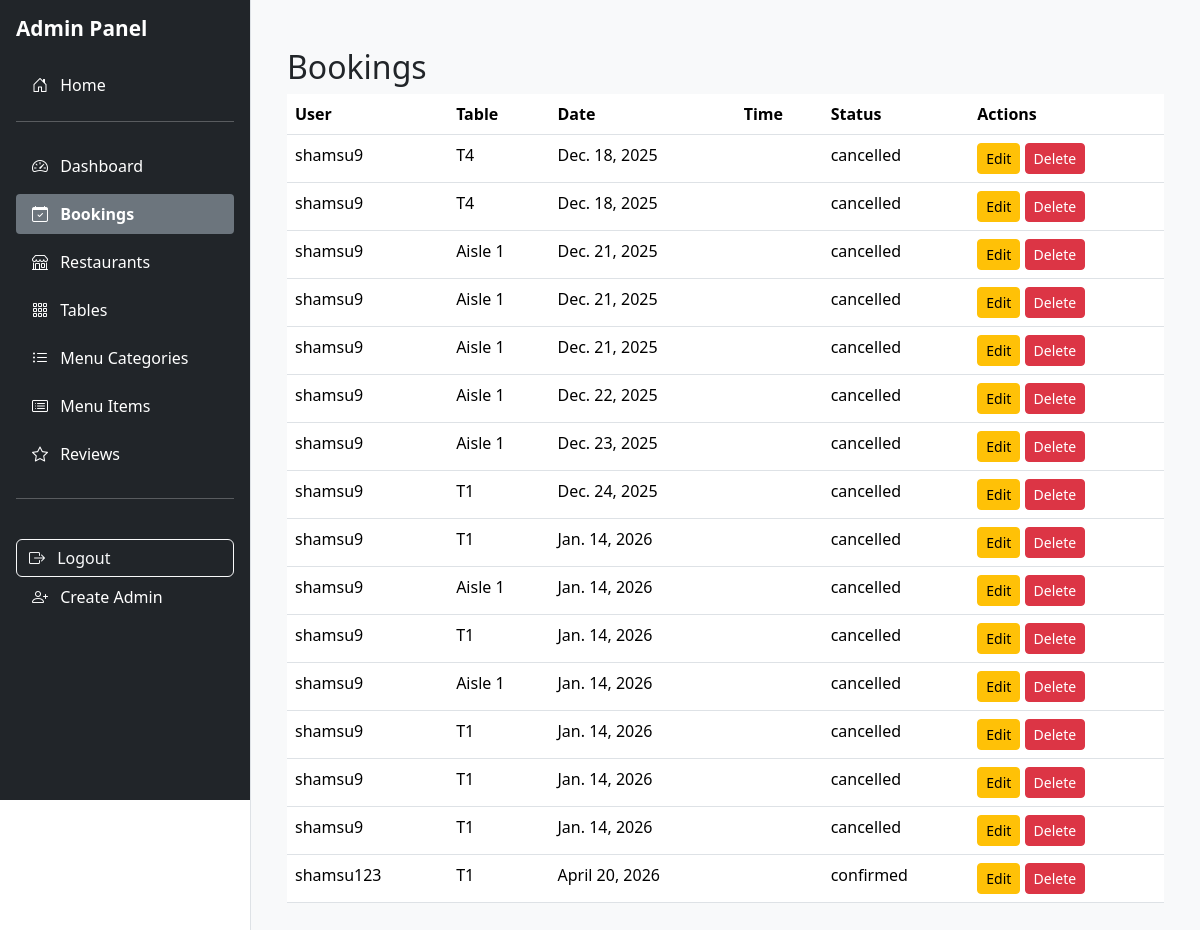
Screenshot of /adminpanel/bookings/ (signed in) with the database file from the repository.
### bookings/models.py (models this page shows, shortened)
class Booking(models.Model):
    user = models.ForeignKey(settings.AUTH_USER_MODEL, on_delete=models.CASCADE, related_name='bookings')
    restaurant = models.ForeignKey(Restaurant, on_delete=models.CASCADE, related_name='bookings')
    table = models.ForeignKey(Table, on_delete=models.CASCADE, related_name='bookings')
    date = models.DateField()
    start_time = models.TimeField()
    end_time = models.TimeField()
    party_size = models.PositiveIntegerField()
    created_at = models.DateTimeField(auto_now_add=True)
    STATUS_CHOICES = [
        ('confirmed', 'Confirmed'),
        ('cancelled', 'Cancelled'),
    ]
    status = models.CharField(max_length=20, choices=STATUS_CHOICES, default='confirmed')
    class Meta:
        ordering = ['date', 'start_time']
        constraints = [
            models.UniqueConstraint(fields=['table', 'date', 'start_time', 'end_time'], name='unique_booking_slot')
        ]

### restaurants/models.py (models this page shows, shortened)
class Table(models.Model):
    restaurant = models.ForeignKey(Restaurant, on_delete=models.CASCADE, related_name='tables')
    name = models.CharField(max_length=50)  # e.g., T1, Window-2
    capacity = models.PositiveIntegerField()

### adminpanel/views.py (the view)
# urls.py: path('bookings/', views.booking_list, name='booking_list'),
@staff_required
def booking_list(request):
    bookings = Booking.objects.all()
    return render(request, 'adminpanel/booking_list.html', {'bookings': bookings})

### adminpanel/views.py (called while the page is built)
def staff_required(view_func):
    return user_passes_test(lambda u: u.is_staff)(view_func)

### adminpanel/templates/adminpanel/booking_list.html (shortened to what this page needs)
{% extends "adminpanel/admin_base.html" %}
{% block content %}
<div class="container mt-4">
  <h2>Bookings</h2>
  <table class="table table-hover">
    <thead>
      <tr>
        <th>User</th>
        <th>Table</th>
        <th>Date</th>
        <th>Time</th>
        <th>Status</th>
        <th>Actions</th>
      </tr>
    </thead>
    <tbody>
      {% for booking in bookings %}
      <tr>
        <td>{{ booking.user.username }}</td>
        <td>{{ booking.table.name }}</td>
        <td>{{ booking.date }}</td>
        <td>{{ booking.time }}</td>
        <td>{{ booking.status }}</td>
        <td>
          <a href="{% url 'adminpanel:booking_edit' booking.id %}" class="btn btn-sm btn-warning">Edit</a>
          <a href="{% url 'adminpanel:booking_delete' booking.id %}" class="btn btn-sm btn-danger">Delete</a>
        </td>
      </tr>
      {% empty %}
      <tr><td colspan="6">No bookings found.</td></tr>
      {% endfor %}
    </tbody>
  </table>
</div>
{% endblock %}

### static/css/admin.css (style rules this page uses)
.table th { font-weight: 600; }

### rows the page displays
Booking: user.username "shamsu9", table.name "T4", date "Dec. 18, 2025", status "cancelled"
Booking: user.username "shamsu9", table.name "T4", date "Dec. 18, 2025", status "cancelled"
Booking: user.username "shamsu9", table.name "Aisle 1", date "Dec. 21, 2025", status "cancelled"
Booking: user.username "shamsu9", table.name "Aisle 1", date "Dec. 21, 2025", status "cancelled"
Booking: user.username "shamsu9", table.name "Aisle 1", date "Dec. 21, 2025", status "cancelled"
Booking: user.username "shamsu9", table.name "Aisle 1", date "Dec. 22, 2025", status "cancelled"
Booking: user.username "shamsu9", table.name "Aisle 1", date "Dec. 23, 2025", status "cancelled"
Booking: user.username "shamsu9", table.name "T1", date "Dec. 24, 2025", status "cancelled"
Booking: user.username "shamsu9", table.name "T1", date "Jan. 14, 2026", status "cancelled"
Booking: user.username "shamsu9", table.name "Aisle 1", date "Jan. 14, 2026", status "cancelled"
Booking: user.username "shamsu9", table.name "T1", date "Jan. 14, 2026", status "cancelled"
Booking: user.username "shamsu9", table.name "Aisle 1", date "Jan. 14, 2026", status "cancelled"
Booking: user.username "shamsu9", table.name "T1", date "Jan. 14, 2026", status "cancelled"
Booking: user.username "shamsu9", table.name "T1", date "Jan. 14, 2026", status "cancelled"
Booking: user.username "shamsu9", table.name "T1", date "Jan. 14, 2026", status "cancelled"
Booking: user.username "shamsu123", table.name "T1", date "April 20, 2026", status "confirmed"
